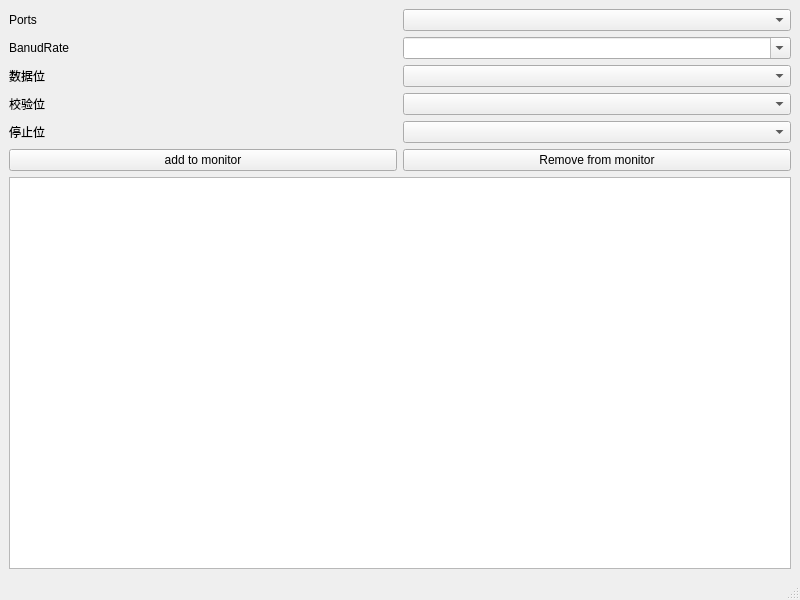
<?xml version="1.0" encoding="UTF-8"?>
<ui version="4.0">
 <class>MainWindow</class>
 <widget class="QMainWindow" name="MainWindow">
  <property name="geometry">
   <rect>
    <x>0</x>
    <y>0</y>
    <width>800</width>
    <height>600</height>
   </rect>
  </property>
  <property name="windowTitle">
   <string>MainWindow</string>
  </property>
  
   <widget class="QWidget" name="horizontalLayoutWidget">
    <property name="geometry">
     <rect>
      <x>30</x>
      <y>30</y>
      <width>651</width>
      <height>501</height>
     </rect>
    </property>
    <layout class="QHBoxLayout" name="horizontalLayout_main">
     <item>
      <layout class="QGridLayout" name="gridLayout_seral_cfg" columnminimumwidth="0,1">
       <item row="2" column="1">
        <widget class="QComboBox" name="comboBox_data_bit"/>
       </item>
       <item row="0" column="1">
        <widget class="QComboBox" name="comboBox_port"/>
       </item>
       <item row="4" column="0">
        <widget class="QLabel" name="label_5">
         <property name="text">
          <string>停止位</string>
         </property>
        </widget>
       </item>
       <item row="1" column="1">
        <widget class="QComboBox" name="comboBox_bandrate">
         <property name="editable">
          <bool>true</bool>
         </property>
        </widget>
       </item>
       <item row="4" column="1">
        <widget class="QComboBox" name="comboBox_stopbit"/>
       </item>
       <item row="3" column="0">
        <widget class="QLabel" name="label_4">
         <property name="text">
          <string>校验位</string>
         </property>
        </widget>
       </item>
       <item row="0" column="0">
        <widget class="QLabel" name="label">
         <property name="text">
          <string>Ports</string>
         </property>
        </widget>
       </item>
       <item row="2" column="0">
        <widget class="QLabel" name="label_3">
         <property name="text">
          <string>数据位</string>
         </property>
        </widget>
       </item>
       <item row="1" column="0">
        <widget class="QLabel" name="label_2">
         <property name="text">
          <string>BanudRate</string>
         </property>
        </widget>
       </item>
       <item row="3" column="1">
        <widget class="QComboBox" name="comboBox_parity"/>
       </item>
       <item row="6" column="0" colspan="2">
        <widget class="QListWidget" name="listWidget"/>
       </item>
       <item row="5" column="0">
        <widget class="QPushButton" name="pushButton_add">
         <property name="text">
          <string>add to monitor</string>
         </property>
        </widget>
       </item>
       <item row="5" column="1">
        <widget class="QPushButton" name="pushButton_remove">
         <property name="text">
          <string>Remove from monitor</string>
         </property>
        </widget>
       </item>
      </layout>
     </item>
     <item>
      <layout class="QGridLayout" name="gridLayout_serialwidget"/>
     </item>
    </layout>
   </widget>
  
  <widget class="QMenuBar" name="menubar">
   <property name="geometry">
    <rect>
     <x>0</x>
     <y>0</y>
     <width>800</width>
     <height>20</height>
    </rect>
   </property>
  </widget>
  <widget class="QStatusBar" name="statusbar"/>
 </widget>
 <resources/>
 <connections/>
</ui>
